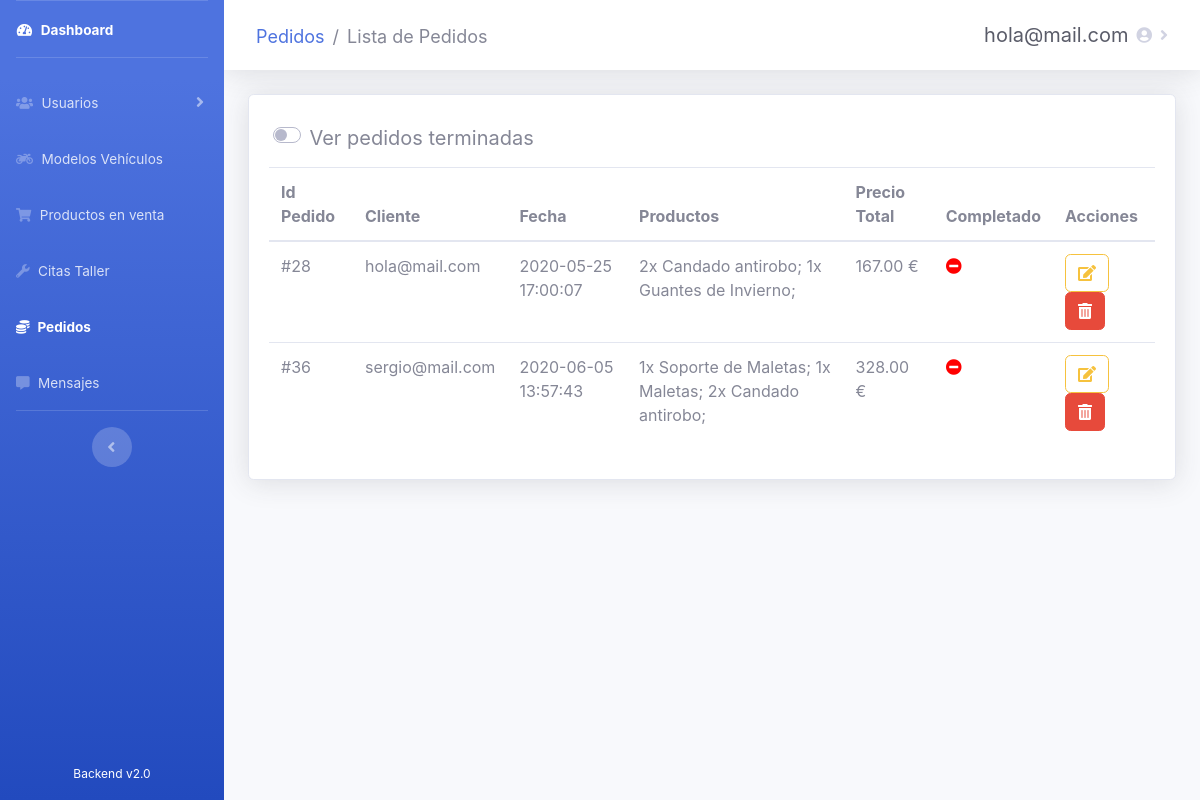
The app's page /admin/sales/pedidos.php (signed in) with its own data.
### tables this page shows
CREATE TABLE `ventas` (
  `id_venta` int(10) NOT NULL,
  `id_usuario` int(10) NOT NULL,
  `fecha` datetime NOT NULL,
  `precio_total` double(8,2) NOT NULL,
  `completada` tinyint(1) NOT NULL DEFAULT 0
);

CREATE TABLE `usuarios` (
  `id_usuario` int(10) NOT NULL,
  `email` varchar(40) NOT NULL,
  `password` varchar(80) DEFAULT NULL,
  `nombre` varchar(30) DEFAULT NULL,
  `apellidos` varchar(60) DEFAULT NULL,
  `direccion` varchar(100) DEFAULT NULL,
  `localidad` varchar(30) DEFAULT NULL,
  `provincia` int(10) DEFAULT NULL,
  `cp` int(5) DEFAULT NULL,
  `telefono` int(15) DEFAULT NULL,
  `is_admin` tinyint(1) DEFAULT 0,
  `registrado` tinyint(1) DEFAULT 1
);

CREATE TABLE `venta_productos` (
  `id_venta` int(10) NOT NULL,
  `id_producto` int(10) NOT NULL,
  `cantidad` int(10) DEFAULT NULL
);

CREATE TABLE `productos` (
  `id_producto` int(10) NOT NULL,
  `nombre` varchar(40) NOT NULL,
  `precio` double(10,2) NOT NULL,
  `descripcion` varchar(250) NOT NULL,
  `stock` int(10) NOT NULL,
  `imagen` mediumblob NOT NULL,
  `is_active` tinyint(1) NOT NULL
);

### admin/sales/pedidos.php (the view, shortened to what this page needs)
<?php
require_once('../recursos/conexionBD.php');
if (!isset($_SESSION['usuario']) and $_SESSION['estado'] != 'Autenticado') {
    header('Location: ../administrar.php');
} else {
    $usuario = $_SESSION['usuario'];
}
?>
<!DOCTYPE html>
<html lang="es">
<head>
    <link rel="stylesheet" href="https://use.fontawesome.com/releases/v5.11.2/css/all.css">
    <link href="../../css/sidebar-admin.css" rel="stylesheet">
    <link rel="stylesheet" type="text/css" href="https://cdn.datatables.net/v/bs4/dt-1.10.21/b-1.6.2/r-2.2.4/datatables.min.css" />
</head>
<body id="page-top">
    <div id="wrapper">
        <ul class="navbar-nav bg-gradient-primary sidebar sidebar-dark accordion" id="accordionSidebar">
            <div class="navbar-nav" style="height: 95%">
                <li class="nav-item active">
                    <a class="nav-link" href="../dashboard.php">
                        <i class="fas fa-fw fa-tachometer-alt"></i>
                        <span>Dashboard</span>
                    </a>
                </li>
                <hr class="sidebar-divider">
                <li class="nav-item">
                    <a class="nav-link collapsed" href="#" data-toggle="collapse" data-target="#collapse3" aria-expanded="true" aria-controls="collapse3">
                        <i class="fas fa-users"></i>
                        <span>Usuarios</span>
                    </a>
                </li>
                <li class="nav-item">
                    <a class="nav-link" href="../vehicles/vehiculos.php">
                        <i class="fas fa-motorcycle"></i>
                        <span>Modelos Vehículos</span>
                    </a>
                </li>
                <li class="nav-item">
                    <a class="nav-link" href="../products/productos.php">
                        <i class="fas fa-shopping-cart"></i>
                        <span>Productos en venta</span>
                    </a>
                </li>
                <li class="nav-item">
                    <a class="nav-link" href="../tasks/citas.php">
                        <i class="fas fa-wrench"></i>
                        <span>Citas Taller</span>
                    </a>
                </li>
                <li class="nav-item active">
                    <a class="nav-link" href="#">
                        <i class="fas fa-coins"></i>
                        <span>Pedidos</span>
                    </a>
                </li>
                <li class="nav-item">
                    <a class="nav-link" href="../messages/mensajes.php">
                        <i class="fas fa-comment-alt"></i>
                        <span>Mensajes</span>
                    </a>
                </li>
                <hr class="sidebar-divider d-none d-md-block">
                <div class="text-center d-none d-md-inline">
                    <button class="rounded-circle border-0" id="sidebarToggle"></button>
                </div>
            </div>
            <div class="text-center">
                <div class="container">
                    <span style="color: white; font-size: 12px">Backend v2.0</span>
                </div>
            </div>
        </ul>
        <div id="content-wrapper" class="d-flex flex-column">
            <div id="content" style="max-height: 100%">
                <nav class="navbar navbar-expand navbar-light bg-white topbar mb-4 static-top shadow">
                    <nav aria-label="breadcrumb">
                        <ol class="breadcrumb">
                            <li class="breadcrumb-item"><a href="#"> Pedidos</a></li>
                            <li class="breadcrumb-item active" aria-current="page">Lista de Pedidos</li>
                        </ol>
                    </nav>
                    <ul class="navbar-nav ml-auto">
                        <li class="nav-item dropdown">
                            <a class="nav-link dropdown-toggle" href="#" id="usuarioDropdown" role="button" data-toggle="dropdown" aria-haspopup="true" aria-expanded="false">
                                <span class="mr-2 d-none d-lg-inline text-gray-800 medium" style="font-size: 20px"><?php print($usuario) ?></span>
                                <i class="fas fa-user-circle"></i>
                            </a>
                        </li>
                    </ul>
                </nav>
                <div class="container-fluid">
                    <div class="card shadow mb-4">
                        <div class="card-body">
                            <div class="custom-switch form-control-lg" style="margin-left: 0.5%; margin-bottom: 0.5%">
                                <label class="custom-control-label" for="verTerminados">Ver pedidos terminadas</label>
                            </div>
                            <div class="table-responsive" id="pedidosPendientes">
                                <table class="table pedidos" cellspacing="0">
                                    <thead>
                                        <tr>
                                            <th>Id Pedido</th>
                                            <th>Cliente</th>
                                            <th>Fecha</th>
                                            <th>Productos</th>
                                            <th>Precio Total</th>
                                            <th>Completado</th>
                                            <th>Acciones</th>
                                        </tr>
                                    </thead>
                                    <tbody>
                                        <?php
                                        $consulta = "SELECT * FROM ventas WHERE completada = 0";
                                        $resultado = mysqli_query($conexion, $consulta);
                                        while ($fila = mysqli_fetch_array($resultado)) { ?>
                                            <tr>
                                                <td><?php echo "#" . $fila["id_venta"]; ?></td>
                                                <td><?php $consulta2 = "SELECT usuarios.email FROM ventas
                                                  INNER JOIN usuarios ON ventas.id_usuario = usuarios.id_usuario WHERE ventas.id_venta = $fila[id_venta]";
                                                    $resultado2 = mysqli_query($conexion, $consulta2);
                                                    while ($fila2 = mysqli_fetch_array($resultado2)) {
                                                        echo $fila2["email"];
                                                    }
                                                    ?></td>
                                                <td><?php echo $fila["fecha"]; ?></td>
                                                <td><?php $consulta3 = "SELECT productos.nombre, venta_productos.cantidad FROM venta_productos
                                                  INNER JOIN productos ON venta_productos.id_producto = productos.id_producto WHERE venta_productos.id_venta = $fila[id_venta]";
                                                    $resultado3 = mysqli_query($conexion, $consulta3);
                                                    while ($fila3 = mysqli_fetch_array($resultado3)) {
                                                        echo $fila3["cantidad"]. "x " . $fila3["nombre"]. "; ";
                                                    }
                                                    ?></td>
                                                <td><?php echo $fila["precio_total"] . " €"; ?></td>
                                                <td><?php echo "<span class='fas fa-minus-circle' title='No realizado' style='color:red'></span>"; ?></td>
                                                <td>
                                                    <a class="btn btn-outline-warning noFocus" href="#" title="Cambiar estado de pedido" onclick="cambiarEstadoPedido('<?php echo $fila["id_venta"]; ?>');"><i class='fas fa-edit'></i></a>
                                                    <a class="btn btn-danger noFocus" title="Anular Pedido" style="cursor: pointer;" onclick="borrarPedido('<?php echo $fila["id_venta"]; ?>');"><i class="fas fa-trash-alt" style="color: white"></i></a>
                                                </td>
                                            </tr>
                                        <?php }; ?>
                                    </tbody>
                                </table>
                            </div>
                        </div>
                    </div>
                </div>
            </div>
        </div>
    </div>
</body>
</html>

### records on screen
ventas: id_venta "28", fecha "2020-05-25 17:00:07", precio_total "167.00"
usuarios: email "hola@mail.com"
venta_productos: cantidad "2", id_producto.nombre "Candado antirobo"
venta_productos: cantidad "1", id_producto.nombre "Guantes de Invierno"
ventas: id_venta "36", fecha "2020-06-05 13:57:43", precio_total "328.00"
usuarios: email "sergio@mail.com"
venta_productos: cantidad "1", id_producto.nombre "Soporte de Maletas"
venta_productos: cantidad "1", id_producto.nombre "Maletas"
venta_productos: cantidad "2", id_producto.nombre "Candado antirobo"

### other values on screen
$usuario "hola@mail.com"
